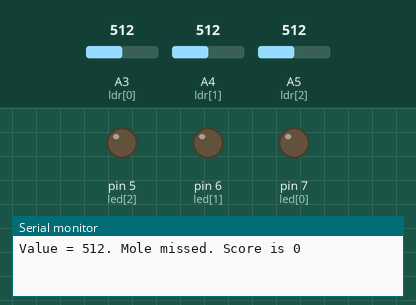
Simulated run of this sketch. Board: Arduino Uno, built with avr-gcc and run on an emulated ATmega328P. Parts: output pins drawn as LEDs (lit = HIGH), the last lines printed to the serial monitor. The test bench sets the inputs (shaded band); at power-on: A4 (ldr[1]) = 512, A3 (ldr[0]) = 512, A5 (ldr[2]) = 512. Random numbers use the default seed unless the sketch sets one.

Above: at 1.8 s.
1.9 s: A4 (ldr[1]) set to 306
At 4.8 s:
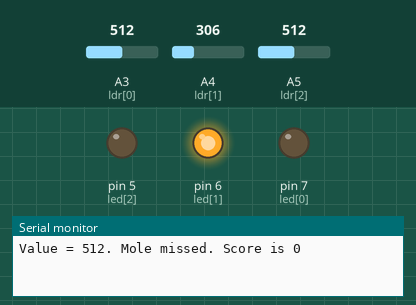
At 8.8 s:
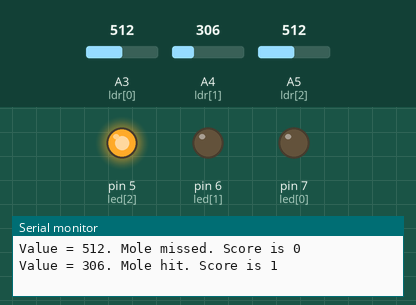
Timing chart, 0 to 21.5 s (numbered marks = the images above; inputs shaded):
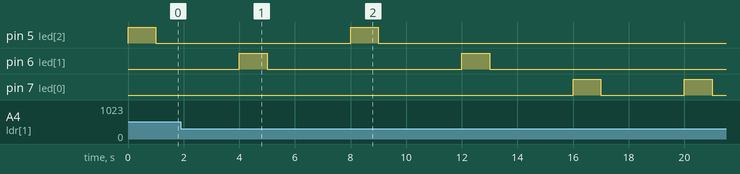

The sketch:

sketch_nov08b.ino
```cpp
const int led[3] = {7,6,5};
const int ldr[3] = {A3,A4,A5};
const int sensorPin = A0;
int ranNum;
int score;
int norm;
int var;
int in[3];

void setup() {
  // put your setup code here, to run once:
  randomSeed(analogRead(0));
  Serial.begin(9600);
  norm = 0;
  for (int index = 0; index < 3; index++) {
    pinMode(led[index], OUTPUT);
    digitalWrite(led[index], LOW);
    norm = norm + analogRead(ldr[index]);
  }
  norm = norm/3;
  var = 50;
  score = 0;

}

void loop() {
  // put your main code here, to run repeatedly:
  ranNum = random(0,3);
//  Serial.print("LED: ");
//  Serial.print(ranNum);
//  Serial.println(" on.");
//  input = analogRead(A0);
//  Serial.print("Input = ");
//  Serial.println(input);
//  delay(250);

//  ranNum = 0;
  digitalWrite(led[ranNum], HIGH);
  delay(1000);
  digitalWrite(led[ranNum], LOW);
  for (int index = 0; index < 3; index++) {
    in[index] = analogRead(ldr[index]);
  }
  Serial.print("Value = ");
  Serial.print(in[ranNum]);
  if( ( norm - in[ranNum] >= var )  && ( norm - in[(ranNum+1)%3] <= var ) && ( norm - in[(ranNum+2)%3] <= var ) ) {
    score++;
    Serial.print(". Mole hit. Score is ");
  }
  else{
    Serial.print(". Mole missed. Score is ");
  }
  Serial.println(score);
  delay(3000);
}
```

Measured:
- by itself, pin 6 (led[1]): alternates HIGH for 1.0 s and LOW for 7.0 s
